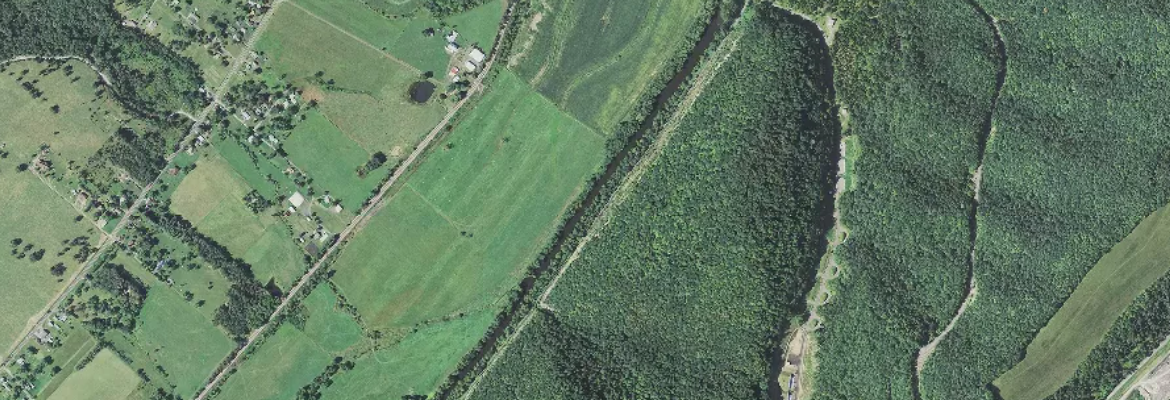
#> input picture hello/FindFieldTest/field1.png, 1170 x 400 px
$ jupyter execute --allow-errors FindingAField.ipynb   (shell and % lines are left out)
#> lines starting #> are read from the running program, lines starting #| are printed output that depends on the picture; after the words box and inside, x2 and y2 are one past the last pixel; in counts of white or black regions, pixels touching at a corner belong together
[cell 1]
import cv2
import numpy as np
from matplotlib import pyplot as plt
import math
import pandas as pd

[cell 2]
img1 = cv2.imread('./field1.png', cv2.IMREAD_UNCHANGED)
#> img1 is the input picture: shape (400, 1170, 4); mean B, G, R, A 99, 122.5, 99, 255
#img = cv2.GaussianBlur(img,(3,3),1)
img2 = cv2.imread('./field2.png', cv2.IMREAD_UNCHANGED)
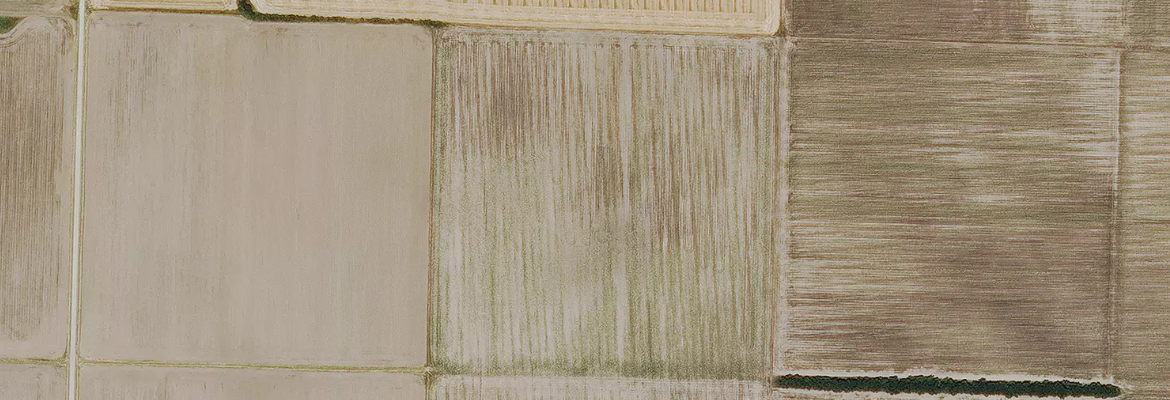
#> input picture hello/FindFieldTest/field2.png, 1170 x 400 px
#> img2 is the input picture: shape (400, 1170, 4); mean B, G, R, A 126.8, 147.8, 161.2, 255
#img2 = cv2.GaussianBlur(img2,(3,3),1)
sw_lat = 39.29659584795485
sw_lng = -91.55355996810053
ne_lat = 39.300794835699975
ne_lng = -91.53768871961418
field_lat = 39.298716368246005
field_lng = -91.54533269271144

field_x = abs((field_lng-ne_lng)*(img2.shape[1]/(ne_lng-sw_lng)))
field_x = int(round(field_x))
field_y = abs((field_lat-ne_lat)*(img2.shape[0]/(ne_lat-sw_lat)))
field_y = int(round(field_y))

[cell 3]
def invert_pixels(self):
    img = cv2.bitwise_not(self)
    return img

def get_circle_mask(center, radius, img):
    mask = np.zeros(img.shape, dtype=np.uint8)
    cv2.circle(mask, (center[0],center[1]), radius, (255,255,255), -1)
    return mask

def get_circle(center, radius, img):
    mask = get_circle_mask(center, radius, img)
    result = img & mask

    mask_sum = np.sum(mask)
    result_sum = np.sum(result)
    coverage = (result_sum-mask_sum)/mask_sum
    return [result,coverage]

def get_ring(center,radius, img, indx):
    mask = np.zeros(img.shape, dtype=np.uint8)
    cv2.circle(mask, (center[0],center[1]), radius, (255,255,255), 1)

    img_ring = ((mask)&(invert_pixels(img))).nonzero()
    img_ring = np.array(img_ring)

    if img_ring.size != 0:
        img_ring = np.array([img_ring[1],img_ring[0]])
        angles = np.arctan2(img_ring[1] - center[1], img_ring[0] - center[0])
        #print(angles)
        angles = np.where(angles >= 0, angles, angles + 2*math.pi)
        #print(angles)
        #print(np.rad2deg(angles))
        #print('')
        distances = np.sqrt((img_ring[0] - center[0])**2 + (img_ring[1] - center[1])**2)
        angle1 = np.arctan2(img_ring[1] - center[1] + 2, img_ring[0] - center[0] - 2)
        angle2 = np.arctan2(img_ring[1] - center[1] - 2, img_ring[0] - center[0] + 2)
        angle3 = np.arctan2(img_ring[1] - center[1] + 2, img_ring[0] - center[0] + 2)
        angle4 = np.arctan2(img_ring[1] - center[1] - 2, img_ring[0] - center[0] - 2)
        angle1 = np.where(angle1 >= 0, angle1, angle1 + 2*math.pi)
        angle2 = np.where(angle2 >= 0, angle2, angle2 + 2*math.pi)
        angle3 = np.where(angle3 >= 0, angle3, angle3 + 2*math.pi)
        angle4 = np.where(angle4 >= 0, angle4, angle4 + 2*math.pi)
        img_ring = np.vstack((img_ring, angles, distances))
        for i in range(len(img_ring[0])):
            a1 = 0.0
            a2 = 0.0
            if angles[i] < math.pi/2 or ((angles[i] < 3*math.pi/2) and (angles[i] >= math.pi)):
                #a1 = angles[i] + (angle1[i]-angles[i])/2
                #a2 = angles[i] + (angle2[i]-angles[i])/2
                a1 = angle1[i]
                a2 = angle2[i]
            else:
                #a1 = angles[i] + (angle3[i]-angles[i])/2
                #a2 = angles[i] + (angle4[i]-angles[i])/2
                a1 = angle3[i]
                a2 = angle4[i]
            a_min = min(a1,a2)
            a_max = max(a1,a2)
            if a_min < 0.75 and a_max > 5.5:
                a_min = a_min + 2*math.pi
            r = int(img.shape[1])
            cv2.ellipse(img, (center[0],center[1]), (r,r), 0,
                        np.rad2deg(a_min), np.rad2deg(a_max), 255, -1)
        #print_img_points(img, img_ring.T, indx)
            #print(a_min,',', a_max)
            #print(np.rad2deg(a_min),np.rad2deg(a_max))
        return [img_ring, img]
    img_ring = np.array([[],[],[],[]])
    return [img_ring, img]

def get_imgs(img):
    cA = []
    eA = []
    hcorner_centroids = []
    imgs = []
    print(img.shape)
    for i in range(4):
        # get harris corner image
        cImg = cv2.cvtColor(img,cv2.COLOR_BGR2GRAY)
        cImg = np.float32(cImg)
        dst = cv2.cornerHarris(cImg,2,1,0.04)
        dst = cv2.dilate(dst,None)
        cImg[dst>0.01*dst.max()]=[0]
        ret, cImg = cv2.threshold(cImg, 90, 255, cv2.THRESH_BINARY)
        cImg = np.uint8(cImg)
        cA.append(cImg)

        # find centroids of harris corner
        ret, dst = cv2.threshold(dst,0.01*dst.max(),255,0)
        dst = cv2.dilate(dst, None, iterations=1)
        dst = np.uint8(dst)
        ret, labels, stats, centroids = cv2.connectedComponentsWithStats(dst)
        hcorner_centroids.append(centroids)

        eImg = cv2.Canny(img,50,150)
        eImg = invert_pixels(eImg)
        ret, eImg = cv2.threshold(eImg, 90, 255, cv2.THRESH_BINARY)
        eA.append(eImg)

        imgs.append(img)
        img = cv2.pyrDown(img)

    return [cA, hcorner_centroids, eA, imgs]

def print_imgs(imgs):
    imgs = imgs[3] + imgs[2] + imgs[0]
    plt.figure(figsize=(18, 16), dpi= 80, facecolor='w', edgecolor='k')

    for i in range(len(imgs)):
        plt.subplot(math.ceil(len(imgs)/2),2,i+1)
        plt.imshow(imgs[i],'gray')
        plt.xticks([]),plt.yticks([])

    plt.show()
    #plt.savefig("./test_img2_pyramid")

def print_polygon(img, pts, center):
    pts = pts.reshape((-1,1,2))
    cv2.polylines(img,[pts],True,(150,150,150))
    cv2.circle(img, (center[0],center[1]), 2, (150,0,0), -1)

    plt.figure(figsize=(18, 16), dpi= 80, facecolor='w', edgecolor='k')
    plt.imshow(img,'gray')
    plt.xticks([]),plt.yticks([])
    #plt.show()
    plt.savefig("./test_img1_field")

# [18 lines left out: functions print_img, print_img_points, not called in this run]
    #plt.savefig("./Lidar/%d"%i, transparent=True)

def get_start_img(imgs):
    imgA = []
    for i in range(len(imgs[2])):
        img = imgs[2][i]
        center = [int(round(field_x/(2**i))),int(round(field_y/(2**i)))]
        radius = int(round(img.shape[0]/8))
        img, coverage = get_circle(center, radius, img)
        if coverage < 0.01:
            return [i, center, radius]
    return  [len(imgs[2])-1, center, radius]

def closest_point(pt, pts):
    dist = np.sqrt(np.sum((pts - pt)**2, axis=1))
    return [np.amin(dist),np.argmin(dist)]

def remove_small_angles(p_df, img):
    #print('1', p_df, sep='\n')
    p_df = p_df.copy()

    p0 = cv2.approxPolyDP(p_df.values, int(round(img.shape[1]*.01)), True).reshape((-1,2))
    #print(p0)
    p1 = np.roll(p0, 2)
    #print(p1)
    p2 = np.roll(p0, -2)

    v1 = p1 - p0
    v2 = p2 - p0

    v1_u = v1 / np.array([np.linalg.norm(v) for v in v1])[:, np.newaxis]
    v2_u = v2 / np.array([np.linalg.norm(v) for v in v2])[:, np.newaxis]
    #print('v1_u:', v1_u, 'v2_u:', v2_u, sep='\n')

    #v1_v2_dot = np.einsum('ij,ij->i',v1_u,v2_u)

    angle = np.arccos(np.clip(np.einsum('ij,ij->i',v1_u,v2_u), -1.0, 1.0))
    zeros = np.zeros(p0.shape, dtype=np.uint8)
    #print(p0)
    p0 = np.where(angle[:, None] < 1.2, p0, zeros)
    p0 = p0[np.nonzero(p0)].reshape((-1,2))
    #print(p0)
    p0 = p0.T
    #print(p_df['angle'])
    row_count = p_df.shape[0]
    #print('2', p_df, sep='\n')
    mask_x = np.logical_not(p_df['x'].isin(p0[0]))
    mask_y = np.logical_not(p_df['y'].isin(p0[1]))
    p_df = p_df.loc[mask_x | mask_y]
    new_row_count = p_df.shape[0]
    #print('3', p_df, sep='\n')
    #print_polygon(img,p_df.values,(600, 180))
    if row_count != new_row_count:
        return remove_small_angles(p_df, img)

    return p_df

def clean_polygon(p_df, corners, img):
    p_df = p_df.copy()
    p_df.columns = ['x','y','angle_origin','distance_origin']

    # Code for using harris corner image instead of centroids
    corners = invert_pixels(corners).nonzero()
    corners = np.dstack((corners[1], corners[0]))[0]

    # [5 lines of commented-out code are left out]
    corners = corners[1:]
    #corners = np.array([corners[1],corners[0]])
    corners = np.round(corners/2).astype(int)
    #print(corners)
    #print_polygon(img, corners, (center[0], center[1]))
    vertices = p_df[['x','y']].values
    print_polygon(img, vertices.astype(int), (center[0],center[1]))
    closest_index = np.array([closest_point(pt,corners) for pt in vertices])
    #print('closest_index:', closest_index, sep='\n')
    corner_dist = closest_index.T[0]
    closest_index = closest_index.T[1].astype(int)
    p_df['closest_corner_x'] = np.array([corners[x][0] for x in closest_index])
    p_df['closest_corner_y'] = np.array([corners[x][1] for x in closest_index])
    p_df['corner_dist'] = corner_dist
    #length_std = np.std(p_df['length1'].values)
    p_df = p_df.sort_values('corner_dist')
    p_df.reset_index(drop=True, inplace=True)
    #print(p_df)
    p_df = p_df.loc[p_df['corner_dist'] <= p_df['corner_dist'][int(p_df.shape[0]*0.75)]]
    #print(p_df)
    #print(int(p_df.shape[0]*0.1), int(p_df.shape[0]*0.25), int(p_df.shape[0]*0.9), sep='\n')
    p_df = p_df.sort_values('angle_origin')
    p_df = p_df[['closest_corner_x', 'closest_corner_y']].drop_duplicates()
    #print(p_df)

    p_df.columns = ['x', 'y']
    p_df = remove_small_angles(p_df, img)

    p_df_a = cv2.approxPolyDP(p_df.values, int(round(img.shape[1]*.01)), True)
    #print(p_df_a)
    p_df = pd.DataFrame(p_df_a.reshape((-1,2)))
    p_df.columns = ['x', 'y']

    p0 = p_df[['x','y']].values
    p1 = np.roll(p0, 2)
    p2 = np.roll(p0, -2)

    length1 = np.sqrt((p1.T[0] - p0.T[0])**2 + (p1.T[1] - p0.T[1])**2)
    length2 = np.roll(length1, -1)
    p_df['length1'] = length1
    p_df['length2'] = length2
    # [6 lines of commented-out code are left out]
    return p_df


def get_lidar_polygon(center, radius, img, img_corners):
    image = img.copy()
    radius = int(radius/2)
    length = int(image.shape[1]/2) - radius
    pixels = []
    #print(img.shape)

    for i in range(length):
        #if i % 2 ==1:
        ring, image = get_ring(center, radius+i+1, image, i)
        pixels.append(ring)
        #vertices = np.concatenate(pixels,axis=1)
        #print_img_points(image, vertices.T)

    vertices = np.concatenate(pixels,axis=1)
    vertices_df = pd.DataFrame(vertices.T, columns=['x','y','angle_origin','distance_origin'])
    vertices_df = vertices_df.sort_values('angle_origin')
    #print(print_polygon(img, vertices_df[['x','y']].values, center))
    #print(vertices_df[['x','y']].values)
    vertices_df = clean_polygon(vertices_df, img_corners, img)
    vertices = vertices_df[['x','y']].values
    print(vertices)
    return vertices.astype(int)

[cell 4]
#field_x, field_y = 300, 180
#field_x, field_y = 600, 180
#field_x, field_y = 1000, 200
field_x, field_y = 450, 200

imgs = get_imgs(img1)
#| (400, 1170, 4)
#> the loop in get_imgs, `for i in range(4):` made 4 passes
#> after the loop in get_imgs, `for i in range(4):`:
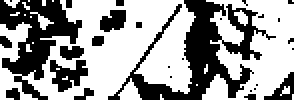
#> cImg: shape (50, 147) (shown 2 times larger); 61.4% white; 28 black regions (18 under 20 px), largest, box (x1, y1, x2, y2) and area: (54, 0, 138, 50) 1325, (0, 0, 41, 50) 881, (25, 30, 44, 46) 171
#> after the loop in get_imgs, `for i in range(4):`: cA = 4 items; hcorner_centroids = 4 point arrays, longest 452 points; imgs = 4 items
#> imgs = 4 items
print_imgs(imgs)
#> in print_imgs, `imgs = imgs[3] + imgs[2] + imgs[0]`: imgs = 12 items
#> the loop in print_imgs, `for i in range(len(imgs)):` made 12 passes
#> the loop in get_start_img, `for i in range(len(imgs[2])):` made 3 passes
#> (center, radius, mask_sum in get_circle, result_sum in get_circle, coverage) on passes 1 to 3: ([450, 200], 50, 2000475, 1832430, 9.22e+12), ([225, 100], 25, 500055, 478380, 3.69e+13), ([112, 50], 12, 112455, 112455, 0)
#> pass 1, in get_start_img, `img = imgs[2][i]`:
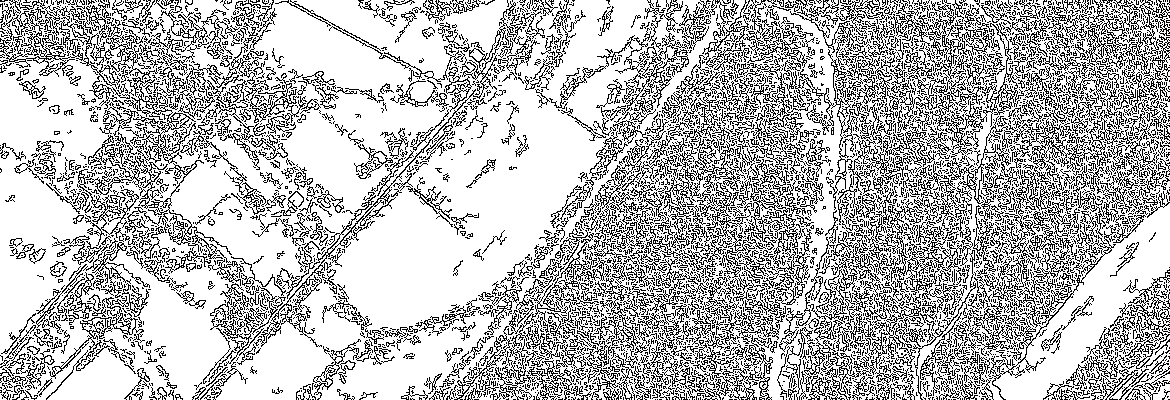
#> img: shape (400, 1170); 72.6% white; black in thin lines or dots
#> pass 1, in get_circle, `result = img & mask`:
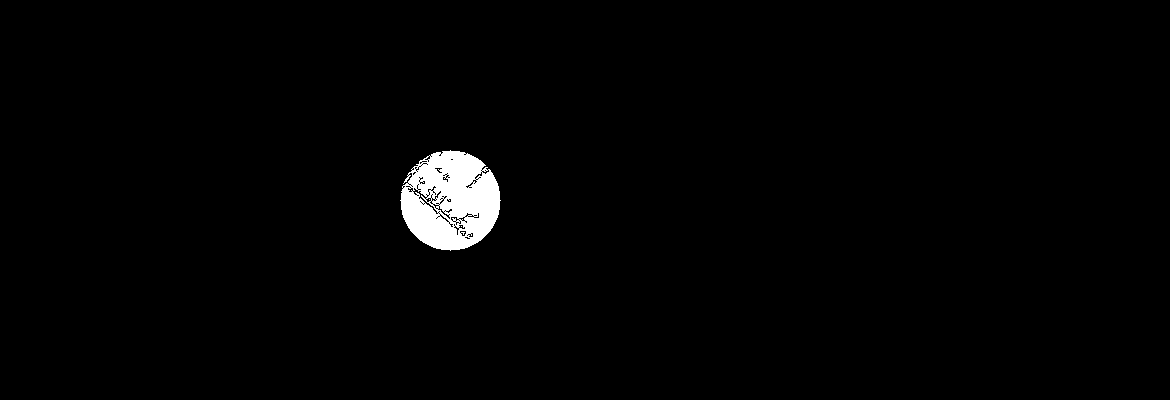
#> result: shape (400, 1170); 1.5% white; 3 white regions (2 under 20 px), largest, box (x1, y1, x2, y2) and area: (400, 150, 501, 251) 7184
index, center, radius = get_start_img(imgs)
#> index = 2; center = [112, 50]; radius = 12
index2 = index
#> index2 = 2
if index > 0:
    index2 = index - 1
#> index2 = 1
#print(index, index2)
pic = imgs[3][index].copy()
# [4 lines of commented-out code are left out]
polygon = get_lidar_polygon(center, radius, imgs[2][index], imgs[0][index2])
#> in get_lidar_polygon, `radius = int(radius/2)`: radius = 6
#> in get_lidar_polygon, `length = int(image.shape[1]/2) - radius`: length = 140
#> the loop in get_lidar_polygon, `for i in range(length):` made 140 passes
#> after the loop in get_lidar_polygon, `for i in range(length):`: pixels = 140 items, first 6: empty array, empty array, empty array, empty array, empty array, empty array
#> in get_lidar_polygon, `vertices_df = pd.DataFrame(vertices.T, columns=['x','y','angle_origin'..`: vertices_df = table of 60 rows and 4 columns
#> in clean_polygon, `corners = invert_pixels(corners).nonzero()`: corners = 48510 positions, rows 0 to 199, columns 0 to 584
#> in clean_polygon, `corners = np.dstack((corners[1], corners[0]))[0]`: corners = 48510 pairs, first value 0 to 584, second value 0 to 199
#> in clean_polygon, `corners = corners[1:]`: corners = 48509 pairs, first value 0 to 584, second value 0 to 199
#> in clean_polygon, `corners = np.round(corners/2).astype(int)`: corners = 48509 pairs, first value 0 to 292, second value 0 to 100
#> in print_polygon, `pts = pts.reshape((-1,1,2))`: pts = 60 rows, first 8: [144, 50], [143, 51], [141, 54], [139, 57], [138, 59], [136, 62], [135, 63], [135, 64]
#> in print_polygon, `cv2.circle(img, (center[0],center[1]), 2, (150,0,0), -1)`:
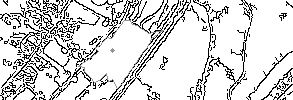
#> img: shape (100, 293); min 0, max 255, mean 213.2
#> in clean_polygon, `closest_index = np.array([closest_point(pt,corners) for pt in vertices])`: closest_index = 60 pairs, first value 0 to 13.42, second value 8756 to 42218
#> in clean_polygon, `corner_dist = closest_index.T[0]`: corner_dist = 60 values, max 13.42 at index 51, min 0 at index 0, mean 1.98
#> in clean_polygon, `closest_index = closest_index.T[1].astype(int)`: closest_index = 60 values, max 42218 at index 19, min 8756 at index 48, mean 26664.8
#> in clean_polygon, `p_df = remove_small_angles(p_df, img)`: p_df = table of 45 rows and 2 columns
#> in clean_polygon, `p_df_a = cv2.approxPolyDP(p_df.values, int(round(img.shape[1]*.01)), T..`: p_df_a = contour of 9 points, box (x1, y1, x2, y2) (84, 19, 154, 89), area 2428
#> in clean_polygon, `p_df = pd.DataFrame(p_df_a.reshape((-1,2)))`: p_df = table of 9 rows and 2 columns
#> in clean_polygon, `p0 = p_df[['x','y']].values`: p0 = [[153, 38], [118, 88], [112, 80], [94, 82], [84, 70], [95, 47], [104, 38], [112, 38], [124, 19]]
#> in clean_polygon, `p1 = np.roll(p0, 2)`: p1 = [[124, 19], [153, 38], [118, 88], [112, 80], [94, 82], [84, 70], [95, 47], [104, 38], [112, 38]]
#> in clean_polygon, `p2 = np.roll(p0, -2)`: p2 = [[118, 88], [112, 80], [94, 82], [84, 70], [95, 47], [104, 38], [112, 38], [124, 19], [153, 38]]
#> in clean_polygon, `length1 = np.sqrt((p1.T[0] - p0.T[0])**2 + (p1.T[1] - p0.T[1])**2)`: length1 = [34.67, 61.03, 10, 18.11, 15.62, 25.5, 12.73, 8, 22.47]
#> in clean_polygon, `length2 = np.roll(length1, -1)`: length2 = [61.03, 10, 18.11, 15.62, 25.5, 12.73, 8, 22.47, 34.67]
#> in get_lidar_polygon, `vertices_df = clean_polygon(vertices_df, img_corners, img)`: vertices_df = table of 9 rows and 4 columns
#> in get_lidar_polygon, `vertices = vertices_df[['x','y']].values`: vertices has the same summary as p0 in clean_polygon
#| [[153  38]
#|  [118  88]
#|  [112  80]
#|  [ 94  82]
#|  [ 84  70]
#|  [ 95  47]
#> (further printed lines are left out)
#> polygon has the same summary as p0 in clean_polygon
print_polygon(pic,polygon,center)
#> in print_polygon (call 2), `pts = pts.reshape((-1,1,2))`: pts has the same summary as p0 in clean_polygon
#> in print_polygon (call 2), `cv2.circle(img, (center[0],center[1]), 2, (150,0,0), -1)`:
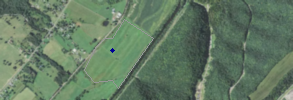
#> img: shape (100, 293, 4); mean of channels 0, 1, 2, 3 99.3, 122.5, 99.3, 253.4; drawn as B, G, R


#print_imgs(imgs)
#print(polygon)
#print_imgs(get_start_img(imgs))

[cell 5]
a = np.arange(-10, 10).reshape((10,2))
b = np.arange(0,10)
#np.where(a > 0, a, a +20)
print(a)

#a / b[:, np.newaxis]
print(closest_point([0,1], a))
print(a[5][1])

[cell 6]
df = pd.DataFrame(np.random.randint(0,10,size=(10, 4)), columns=list('ABCD'))
df["E"]=df["D"].shift()
df["E"][:1]=df["D"].iloc[-1:]
df['E'] = df['E'].astype(int)
df["F"]=df["D"].shift(-1)
df["F"][-1:]=df["D"].iloc[:1]
df['F'] = df['F'].astype(int)
print(df)
print(df["D"][-1:])
print(df["D"][:1])

#> (a cell that did not finish here is left out)

[cell 8]
mask = np.zeros((512,512), dtype=np.uint8)
cv2.ellipse(mask, (200,200), (200,200),0, 45+360, 345, (255,255,255), -1)
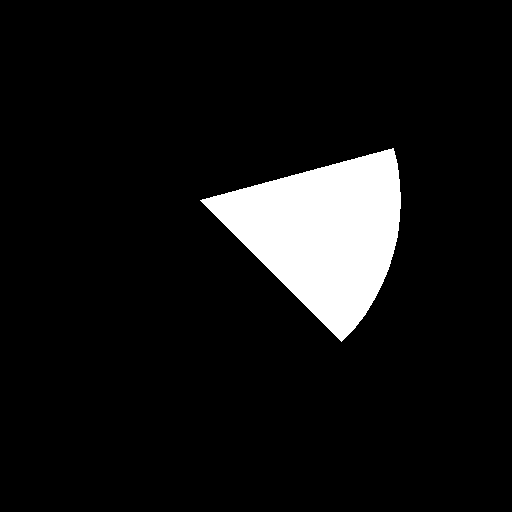
#> mask: shape (512, 512); 8.1% white; 1 white region, box (x1, y1, x2, y2) and area: (200, 148, 401, 342) 21196
plt.imshow(mask,'gray')
plt.show()

[cell 9]
a = np.array([[1,0,2],[3,4,0],[0,0,5],[0,6,0]])
print(a)
b = np.nonzero(a)
b = np.array(b).T
print(b)
print(b[1])
c = np.array([1,3, 4, 6,2,5])
print("c is: ", c)
#> (the rest of this cell did not finish here and is left out)

[cell 10]
y = np.arange(35)
print(y)
y = y.reshape(5,7)
print(y)
z = np.array([2,5])
y[:,z]
#> (the rest of this cell did not finish here and is left out)

#> (a cell that did not finish here is left out)

[cell 12]
G = img2.copy()
gpA = [G]
cImg = cv2.cvtColor(G,cv2.COLOR_BGR2GRAY)
#> cImg: shape (400, 1170)
cImg = np.float32(cImg)
dst = cv2.cornerHarris(cImg,2,1,0.04)
#> dst: shape (400, 1170) float32
dst = cv2.dilate(dst,None)
cImg = cv2.cvtColor(cImg,cv2.COLOR_GRAY2BGR)
#> cImg: shape (400, 1170, 3) float32
cImg[dst>0.01*dst.max()]=[0,0,255]
#> cImg: shape (400, 1170, 3) float32; mean B, G, R 147.3, 147.3, 151.8
cA2 = [cImg]
eA2 = [cv2.Canny(G,50,150)]
for i in range(4):
    G = cv2.pyrDown(G)
    gpA.append(G)
    cImg = cv2.cvtColor(G,cv2.COLOR_BGR2GRAY)
    cImg = np.float32(cImg)
    dst = cv2.cornerHarris(cImg,2,1,0.04)
    dst = cv2.dilate(dst,None)
    cImg = cv2.cvtColor(cImg,cv2.COLOR_GRAY2BGR)
    cImg[dst>0.01*dst.max()]=[0,0,255]
    cA2.append(cImg)
    eA2.append(cv2.Canny(G,50,150))
#> this loop made 4 passes
#> pass 1, `dst = cv2.cornerHarris(cImg,2,1,0.04)`:
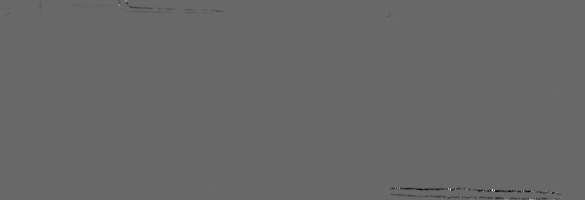
#> dst: shape (200, 585) float32; min -6911643.5, max 9917211, mean -12780.2; drawn with min black and max white
#> after the loop:
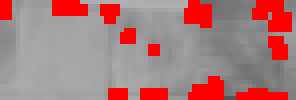
#> cImg: shape (25, 74, 3) float32 (shown 4 times larger); mean B, G, R 124.7, 124.7, 169.5
#> after the loop, cA2 = 5 items; eA2 = 5 items; gpA = 5 items

plt.figure(figsize=(18, 16), dpi= 80, facecolor='w', edgecolor='k')

titles = ['eA1','eA2','eA3','eA4','cA1','cA2','cA3','cA4']
images = [eA2[0], eA2[2], eA2[3], eA2[4],cA2[0], cA2[2], cA2[3], cA2[4]]

for i in range(8):
    plt.subplot(4,2,i+1),plt.imshow(images[i],'gray')
    plt.title(titles[i])
    plt.xticks([]),plt.yticks([])

plt.show()
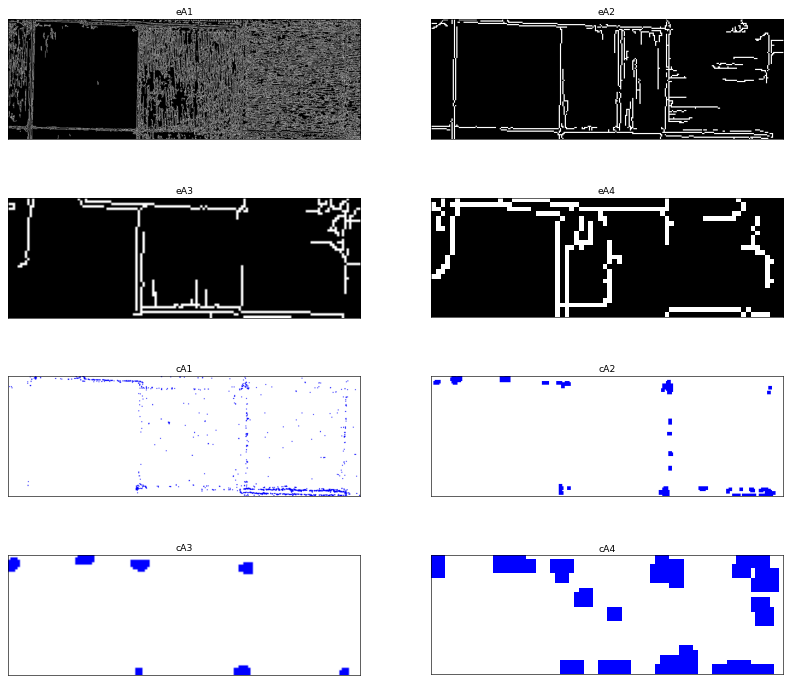
#> figure drawn by matplotlib, 8 panels; B, G, R data is drawn as R, G, B

[cell 13]
G = img2.copy()
gpA = [G]
eImg = cv2.cvtColor(G,cv2.COLOR_BGR2GRAY)
lsd = cv2.createLineSegmentDetector(cv2.LSD_REFINE_ADV,0.8,0.6,2,22.5,0,0.01,1024)
lines = lsd.detect(eImg)[0] #Position 0 of the returned tuple are the detected lines
#> lines = 505 rows, first 6: [953, 379.9, 964.6, 378.7], [799.4, 375.5, 895.7, 376.7], [983.1, 380.2, 1029.4, 380.4], [1029.3, 381.4, 1065.6, 380], [897.7, 378.4, 920.8, 374.2], [774.3, 375.8, 797, 373.8]
#> (the rest of the program and of its run is left out)
